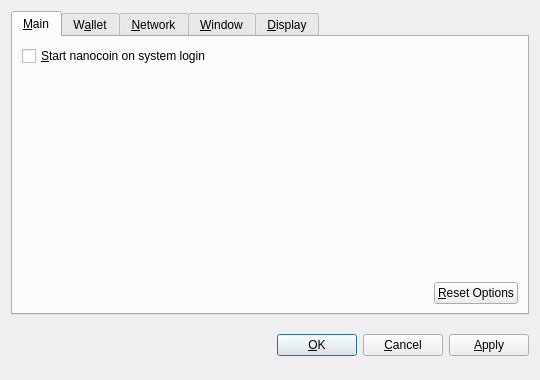
<?xml version="1.0" encoding="UTF-8"?>
<ui version="4.0">
 <class>OptionsDialog</class>
 <widget class="QDialog" name="OptionsDialog">
  <property name="geometry">
   <rect>
    <x>0</x>
    <y>0</y>
    <width>540</width>
    <height>380</height>
   </rect>
  </property>
  <property name="windowTitle">
   <string>Options</string>
  </property>
  <property name="modal">
   <bool>true</bool>
  </property>
  <layout class="QVBoxLayout" name="verticalLayout">
   <item>
    <widget class="QTabWidget" name="tabWidget">
     <property name="tabPosition">
      <enum>QTabWidget::North</enum>
     </property>
     <property name="currentIndex">
      <number>0</number>
     </property>
     <widget class="QWidget" name="tabMain">
      <attribute name="title">
       <string>&amp;Main</string>
      </attribute>
      <layout class="QVBoxLayout" name="verticalLayout_Main">
       <item>
        <widget class="QCheckBox" name="bitcoinAtStartup">
         <property name="toolTip">
          <string>Automatically start nanocoin after logging in to the system.</string>
         </property>
         <property name="text">
          <string>&amp;Start nanocoin on system login</string>
         </property>
        </widget>
       </item>
       <item>
        <spacer name="verticalSpacer_Main">
         <property name="orientation">
          <enum>Qt::Vertical</enum>
         </property>
         <property name="sizeHint" stdset="0">
          <size>
           <width>20</width>
           <height>40</height>
          </size>
         </property>
        </spacer>
       </item>
       <item>
        <layout class="QHBoxLayout" name="horizontalLayout_2_Main">
         <item>
          <spacer name="horizontalSpacer_2_Main">
           <property name="orientation">
            <enum>Qt::Horizontal</enum>
           </property>
           <property name="sizeHint" stdset="0">
            <size>
             <width>40</width>
             <height>20</height>
            </size>
           </property>
          </spacer>
         </item>
         <item>
          <widget class="QPushButton" name="resetButton">
           <property name="toolTip">
            <string>Reset all client options to default.</string>
           </property>
           <property name="text">
            <string>&amp;Reset Options</string>
           </property>
           <property name="autoDefault">
            <bool>false</bool>
           </property>
          </widget>
         </item>
        </layout>
       </item>
      </layout>
     </widget>
     <widget class="QWidget" name="tabWallet">
      <attribute name="title">
       <string>W&amp;allet</string>
      </attribute>
      <layout class="QVBoxLayout" name="verticalLayout_Network">
       <item>
        <widget class="QLabel" name="transactionFeeInfoLabel">
         <property name="text">
          <string>Optional transaction fee per kB that helps make sure your transactions are processed quickly. Most transactions are 1 kB.</string>
         </property>
         <property name="textFormat">
          <enum>Qt::PlainText</enum>
         </property>
         <property name="wordWrap">
          <bool>true</bool>
         </property>
        </widget>
       </item>
       <item>
        <layout class="QHBoxLayout" name="horizontalLayout_1_Main">
         <item>
          <widget class="QLabel" name="transactionFeeLabel">
           <property name="text">
            <string>Pay transaction &amp;fee</string>
           </property>
           <property name="textFormat">
            <enum>Qt::PlainText</enum>
           </property>
           <property name="buddy">
            <cstring>transactionFee</cstring>
           </property>
          </widget>
         </item>
         <item>
          <widget class="BitcoinAmountField" name="transactionFee"/>
         </item>
         <item>
          <spacer name="horizontalSpacer_1_Main">
           <property name="orientation">
            <enum>Qt::Horizontal</enum>
           </property>
           <property name="sizeHint" stdset="0">
            <size>
             <width>40</width>
             <height>20</height>
            </size>
           </property>
          </spacer>
         </item>
        </layout>
       </item>
       <item>
        <widget class="QLabel" name="label">
         <property name="text">
          <string>If you disable the spending of unconfirmed change, the change from a transaction cannot be used until that transaction has at least one confirmation. This also affects how your balance is computed.</string>
         </property>
         <property name="wordWrap">
          <bool>true</bool>
         </property>
        </widget>
       </item>
       <item>
        <widget class="QCheckBox" name="spendZeroConfChange">
         <property name="text">
          <string>Spend unconfirmed change  (experts only)</string>
         </property>
        </widget>
       </item>
       <item>
        <spacer name="verticalSpacer">
         <property name="orientation">
          <enum>Qt::Vertical</enum>
         </property>
         <property name="sizeHint" stdset="0">
          <size>
           <width>20</width>
           <height>40</height>
          </size>
         </property>
        </spacer>
       </item>
      </layout>
     </widget>
     <widget class="QWidget" name="tabNetwork">
      <attribute name="title">
       <string>&amp;Network</string>
      </attribute>
      <layout class="QVBoxLayout" name="verticalLayout_Network">
       <item>
        <widget class="QCheckBox" name="mapPortUpnp">
         <property name="toolTip">
          <string>Automatically open the nanocoin client port on the router. This only works when your router supports UPnP and it is enabled.</string>
         </property>
         <property name="text">
          <string>Map port using &amp;UPnP</string>
         </property>
        </widget>
       </item>
       <item>
        <widget class="QCheckBox" name="connectSocks">
         <property name="toolTip">
          <string>Connect to the nanocoin network through a SOCKS proxy (e.g. when connecting through Tor).</string>
         </property>
         <property name="text">
          <string>&amp;Connect through SOCKS proxy:</string>
         </property>
        </widget>
       </item>
       <item>
        <layout class="QHBoxLayout" name="horizontalLayout_Network">
         <item>
          <widget class="QLabel" name="proxyIpLabel">
           <property name="text">
            <string>Proxy &amp;IP:</string>
           </property>
           <property name="textFormat">
            <enum>Qt::PlainText</enum>
           </property>
           <property name="buddy">
            <cstring>proxyIp</cstring>
           </property>
          </widget>
         </item>
         <item>
          <widget class="QValidatedLineEdit" name="proxyIp">
           <property name="maximumSize">
            <size>
             <width>140</width>
             <height>16777215</height>
            </size>
           </property>
           <property name="toolTip">
            <string>IP address of the proxy (e.g. 127.0.0.1)</string>
           </property>
          </widget>
         </item>
         <item>
          <widget class="QLabel" name="proxyPortLabel">
           <property name="text">
            <string>&amp;Port:</string>
           </property>
           <property name="textFormat">
            <enum>Qt::PlainText</enum>
           </property>
           <property name="buddy">
            <cstring>proxyPort</cstring>
           </property>
          </widget>
         </item>
         <item>
          <widget class="QLineEdit" name="proxyPort">
           <property name="maximumSize">
            <size>
             <width>55</width>
             <height>16777215</height>
            </size>
           </property>
           <property name="toolTip">
            <string>Port of the proxy (e.g. 9050)</string>
           </property>
          </widget>
         </item>
         <item>
          <widget class="QLabel" name="socksVersionLabel">
           <property name="text">
            <string>SOCKS &amp;Version:</string>
           </property>
           <property name="textFormat">
            <enum>Qt::PlainText</enum>
           </property>
           <property name="buddy">
            <cstring>socksVersion</cstring>
           </property>
          </widget>
         </item>
         <item>
          <widget class="QValueComboBox" name="socksVersion">
           <property name="toolTip">
            <string>SOCKS version of the proxy (e.g. 5)</string>
           </property>
          </widget>
         </item>
         <item>
          <spacer name="horizontalSpacer_Network">
           <property name="orientation">
            <enum>Qt::Horizontal</enum>
           </property>
           <property name="sizeHint" stdset="0">
            <size>
             <width>40</width>
             <height>20</height>
            </size>
           </property>
          </spacer>
         </item>
        </layout>
       </item>
       <item>
        <spacer name="verticalSpacer_Network">
         <property name="orientation">
          <enum>Qt::Vertical</enum>
         </property>
         <property name="sizeHint" stdset="0">
          <size>
           <width>20</width>
           <height>40</height>
          </size>
         </property>
        </spacer>
       </item>
      </layout>
     </widget>
     <widget class="QWidget" name="tabWindow">
      <attribute name="title">
       <string>&amp;Window</string>
      </attribute>
      <layout class="QVBoxLayout" name="verticalLayout_Window">
       <item>
        <widget class="QCheckBox" name="minimizeToTray">
         <property name="toolTip">
          <string>Show only a tray icon after minimizing the window.</string>
         </property>
         <property name="text">
          <string>&amp;Minimize to the tray instead of the taskbar</string>
         </property>
        </widget>
       </item>
       <item>
        <widget class="QCheckBox" name="minimizeOnClose">
         <property name="toolTip">
          <string>Minimize instead of exit the application when the window is closed. When this option is enabled, the application will be closed only after selecting Quit in the menu.</string>
         </property>
         <property name="text">
          <string>M&amp;inimize on close</string>
         </property>
        </widget>
       </item>
       <item>
        <spacer name="verticalSpacer_Window">
         <property name="orientation">
          <enum>Qt::Vertical</enum>
         </property>
         <property name="sizeHint" stdset="0">
          <size>
           <width>20</width>
           <height>40</height>
          </size>
         </property>
        </spacer>
       </item>
      </layout>
     </widget>
     <widget class="QWidget" name="tabDisplay">
      <attribute name="title">
       <string>&amp;Display</string>
      </attribute>
      <layout class="QVBoxLayout" name="verticalLayout_Display">
       <item>
        <layout class="QHBoxLayout" name="horizontalLayout_1_Display">
         <item>
          <widget class="QLabel" name="langLabel">
           <property name="text">
            <string>User Interface &amp;language:</string>
           </property>
           <property name="textFormat">
            <enum>Qt::PlainText</enum>
           </property>
           <property name="buddy">
            <cstring>lang</cstring>
           </property>
          </widget>
         </item>
         <item>
          <widget class="QValueComboBox" name="lang">
           <property name="toolTip">
            <string>The user interface language can be set here. This setting will take effect after restarting nanocoin.</string>
           </property>
          </widget>
         </item>
        </layout>
       </item>
       <item>
        <layout class="QHBoxLayout" name="horizontalLayout_2_Display">
         <item>
          <widget class="QLabel" name="unitLabel">
           <property name="text">
            <string>&amp;Unit to show amounts in:</string>
           </property>
           <property name="textFormat">
            <enum>Qt::PlainText</enum>
           </property>
           <property name="buddy">
            <cstring>unit</cstring>
           </property>
          </widget>
         </item>
         <item>
          <widget class="QValueComboBox" name="unit">
           <property name="toolTip">
            <string>Choose the default subdivision unit to show in the interface and when sending coins.</string>
           </property>
          </widget>
         </item>
        </layout>
       </item>
       <item>
        <widget class="QCheckBox" name="displayAddresses">
         <property name="toolTip">
          <string>Whether to show nanocoin addresses in the transaction list or not.</string>
         </property>
         <property name="text">
          <string>&amp;Display addresses in transaction list</string>
         </property>
        </widget>
       </item>
       <item>
        <widget class="QCheckBox" name="coinControlFeatures">
         <property name="toolTip">
          <string>Whether to show coin control features or not.</string>
         </property>
         <property name="text">
          <string>Display coin &amp;control features (experts only!)</string>
         </property>
        </widget>
       </item>
       <item>
        <spacer name="verticalSpacer_Display">
         <property name="orientation">
          <enum>Qt::Vertical</enum>
         </property>
         <property name="sizeHint" stdset="0">
          <size>
           <width>20</width>
           <height>40</height>
          </size>
         </property>
        </spacer>
       </item>
      </layout>
     </widget>
    </widget>
   </item>
   <item>
    <layout class="QHBoxLayout" name="horizontalLayout_Buttons">
     <item>
      <spacer name="horizontalSpacer_1">
       <property name="orientation">
        <enum>Qt::Horizontal</enum>
       </property>
       <property name="sizeHint" stdset="0">
        <size>
         <width>40</width>
         <height>48</height>
        </size>
       </property>
      </spacer>
     </item>
     <item>
      <widget class="QLabel" name="statusLabel">
       <property name="font">
        <font>
         <weight>75</weight>
         <bold>true</bold>
        </font>
       </property>
       <property name="text">
        <string/>
       </property>
       <property name="textFormat">
        <enum>Qt::PlainText</enum>
       </property>
       <property name="wordWrap">
        <bool>true</bool>
       </property>
      </widget>
     </item>
     <item>
      <spacer name="horizontalSpacer_2">
       <property name="orientation">
        <enum>Qt::Horizontal</enum>
       </property>
       <property name="sizeHint" stdset="0">
        <size>
         <width>40</width>
         <height>48</height>
        </size>
       </property>
      </spacer>
     </item>
     <item>
      <widget class="QPushButton" name="okButton">
       <property name="text">
        <string>&amp;OK</string>
       </property>
      </widget>
     </item>
     <item>
      <widget class="QPushButton" name="cancelButton">
       <property name="text">
        <string>&amp;Cancel</string>
       </property>
       <property name="autoDefault">
        <bool>false</bool>
       </property>
      </widget>
     </item>
     <item>
      <widget class="QPushButton" name="applyButton">
       <property name="text">
        <string>&amp;Apply</string>
       </property>
       <property name="autoDefault">
        <bool>false</bool>
       </property>
      </widget>
     </item>
    </layout>
   </item>
  </layout>
 </widget>
 <customwidgets>
  <customwidget>
   <class>BitcoinAmountField</class>
   <extends>QSpinBox</extends>
   <header>bitcoinamountfield.h</header>
  </customwidget>
  <customwidget>
   <class>QValueComboBox</class>
   <extends>QComboBox</extends>
   <header>qvaluecombobox.h</header>
  </customwidget>
  <customwidget>
   <class>QValidatedLineEdit</class>
   <extends>QLineEdit</extends>
   <header>qvalidatedlineedit.h</header>
  </customwidget>
 </customwidgets>
 <resources/>
 <connections/>
</ui>
